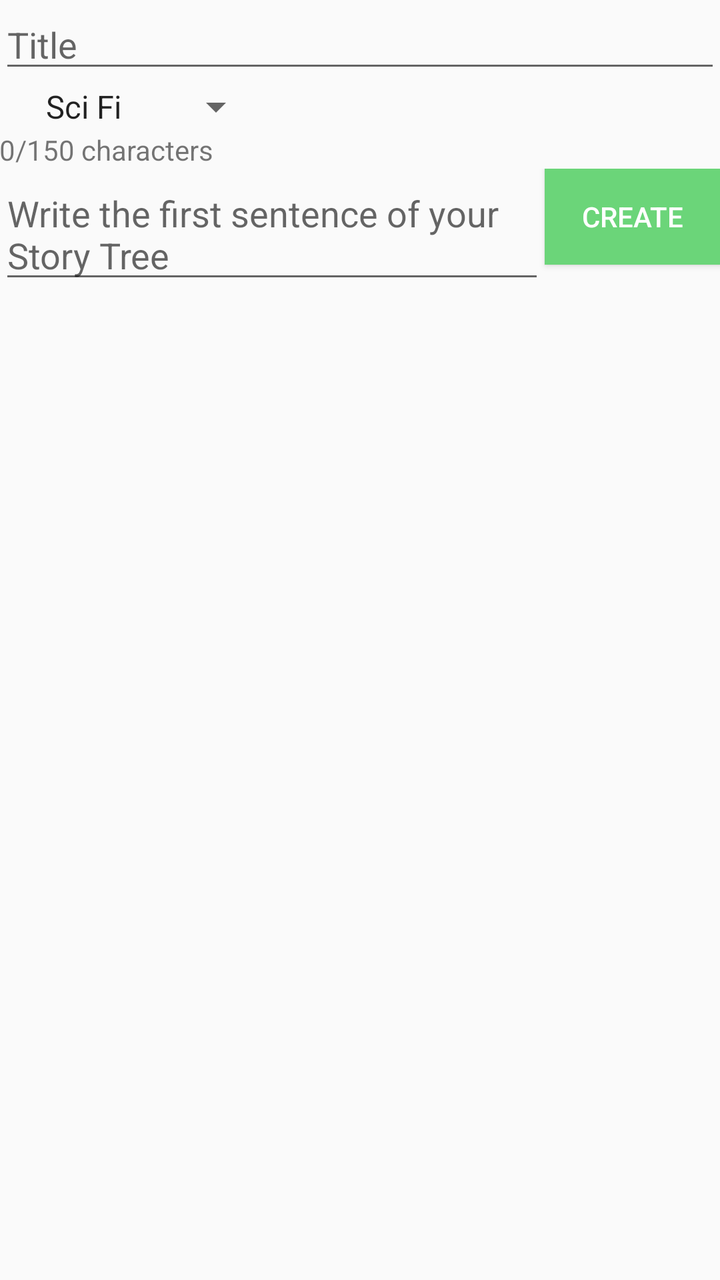
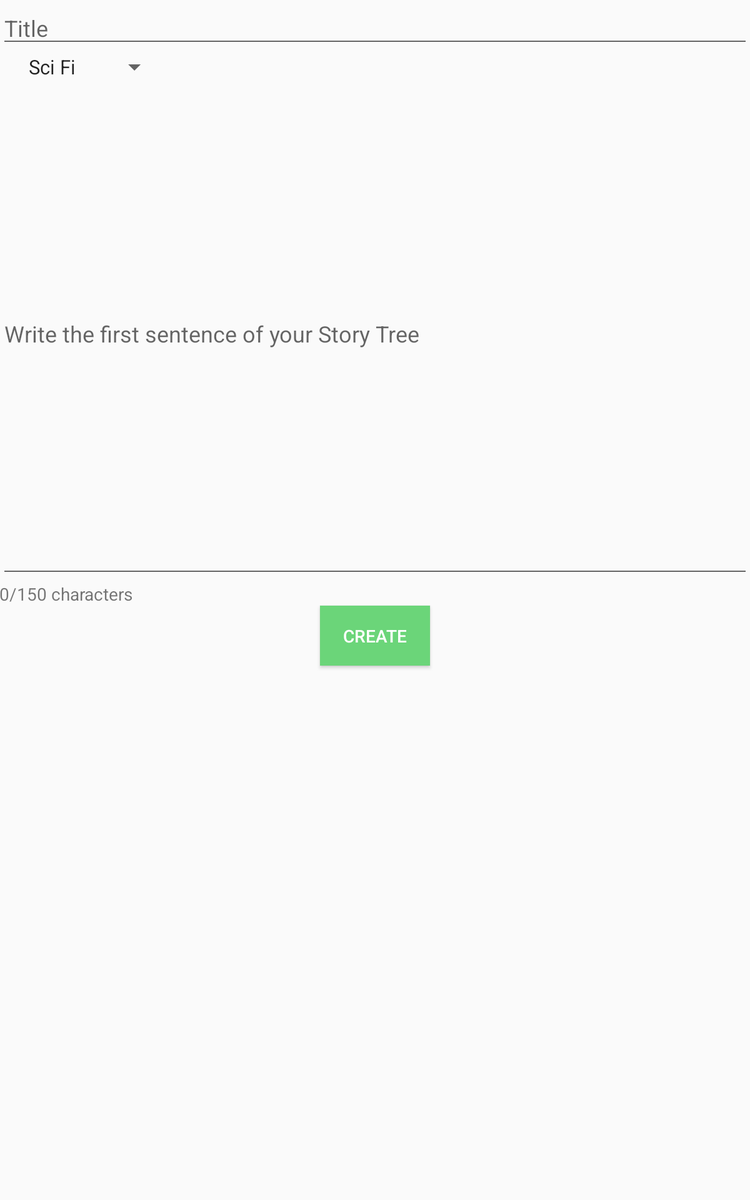

Two renders of one Android screen. The first uses the default layout on a phone; the second uses the alternative layout the repository ships for a different screen configuration, on a matching device. The two XML files are below.
<!-- AndroidManifest.xml: application theme CustomActionBarTheme -->
<!-- res/layout/activity_create_story.xml -->
<LinearLayout xmlns:android="http://schemas.android.com/apk/res/android"
    xmlns:tools="http://schemas.android.com/tools"
    android:layout_width="match_parent"
    android:layout_height="match_parent"
    android:paddingLeft="@dimen/activity_horizontal_margin"
    android:paddingRight="@dimen/activity_horizontal_margin"
    android:paddingTop="@dimen/activity_vertical_margin"
    android:paddingBottom="@dimen/activity_vertical_margin"
    android:orientation="vertical"
    tools:context="com.codeu.app.conscribo.CreateStoryActivity">

    <EditText
        android:layout_width="match_parent"
        android:layout_height="wrap_content"
        android:id="@+id/create_story_title"
        android:layout_gravity="center_horizontal"
        android:hint="@string/title"
        android:inputType="textCapSentences"/>

    <Spinner
        android:layout_width="wrap_content"
        android:layout_height="wrap_content"
        android:id="@+id/genre_spinner"
        android:entries="@array/genre_options_array"
        android:prompt="@string/genre"
        android:gravity="center_horizontal"/>

    <TextView
        android:layout_width="wrap_content"
        android:layout_height="wrap_content"
        android:textAppearance="?android:attr/textAppearanceSmall"
        android:text="@string/character_count"
        android:id="@+id/create_story_character_count" />

    <LinearLayout
        android:layout_width="match_parent"
        android:layout_height="wrap_content"
        android:orientation="horizontal">
        <EditText
            android:layout_width="match_parent"
            android:layout_height="wrap_content"
            android:hint="@string/create_story_sentence_hint"
            android:inputType="textMultiLine"
            android:ems="10"
            android:id="@+id/create_story_sentence"
            android:layout_gravity="center_horizontal"
            android:layout_weight="1"/>

        <Button
            android:layout_width="wrap_content"
            android:layout_height="wrap_content"
            android:text="@string/create"
            android:id="@+id/create_story_submit"
            android:layout_gravity="center_horizontal"
            android:textColor="#FFFFFF"
            android:background="#6bd579" />

    </LinearLayout>


</LinearLayout>
<!-- resources referenced by this layout -->
<resources>
  <array name="genre_options_array">
          <item>Sci Fi</item>
          <item>Fairy Tale</item>
          <item>Horror</item>
          <item>Mystery</item>
          <item>Fantasy</item>
          <item>Romance</item>
          <item>Satire</item>
          <item>Western</item>
          <item>Other</item>
      </array>
  <string name="character_count">0/150 characters</string>
  <string name="create">Create</string>
  <string name="create_story_sentence_hint">Write the first sentence of your Story Tree</string>
  <string name="genre">Genre</string>
  <string name="title">Title</string>
  <!-- from res/values-v14/ -->
  <style name="CustomActionBarTheme" parent="@style/Theme.AppCompat.Light.DarkActionBar">
          <item name="android:actionBarStyle">@style/MyActionBar</item>
  
          
          <item name="actionBarStyle">@style/MyActionBar</item>
      </style>
  <!-- from res/values-v14/ -->
  <style name="MyActionBar" parent="@style/Widget.AppCompat.Light.ActionBar.Solid.Inverse">
          <item name="android:background">@color/conscribo_light_green</item>
  
          
          <item name="background">@color/conscribo_light_green</item>
      </style>
  <color name="conscribo_light_green">#81C784</color>
</resources>
<!-- res/layout-large/activity_create_story.xml (the repository's variant of the layout above) -->
<!-- drawn on a 7-inch tablet held upright -->
<LinearLayout xmlns:android="http://schemas.android.com/apk/res/android"
    xmlns:tools="http://schemas.android.com/tools"
    android:layout_width="match_parent"
    android:layout_height="match_parent"
    android:paddingLeft="@dimen/activity_horizontal_margin"
    android:paddingRight="@dimen/activity_horizontal_margin"
    android:paddingTop="@dimen/activity_vertical_margin"
    android:paddingBottom="@dimen/activity_vertical_margin"
    android:orientation="vertical"
    tools:context="com.codeu.app.conscribo.CreateStoryActivity">

    <EditText
        android:layout_width="match_parent"
        android:layout_height="wrap_content"
        android:id="@+id/create_story_title"
        android:layout_gravity="center_horizontal"
        android:hint="@string/title"
        android:inputType="textCapSentences"/>

    <Spinner
        android:layout_width="wrap_content"
        android:layout_height="wrap_content"
        android:id="@+id/genre_spinner"
        android:entries="@array/genre_options_array"
        android:prompt="@string/genre"
        android:gravity="center_horizontal"/>

    <LinearLayout
        android:layout_width="match_parent"
        android:layout_height="wrap_content"
        android:orientation="horizontal">
        <EditText
            android:layout_width="match_parent"
            android:layout_height="400dp"
            android:hint="@string/create_story_sentence_hint"
            android:inputType="textMultiLine"
            android:ems="10"
            android:id="@+id/create_story_sentence"
            android:layout_gravity="center_horizontal" />

    </LinearLayout>

    <TextView
        android:layout_width="wrap_content"
        android:layout_height="wrap_content"
        android:textAppearance="?android:attr/textAppearanceSmall"
        android:text="@string/character_count"
        android:id="@+id/create_story_character_count" />

    <Button
        android:layout_width="wrap_content"
        android:layout_height="wrap_content"
        android:text="@string/create"
        android:id="@+id/create_story_submit"
        android:layout_gravity="center_horizontal"
        android:textColor="#FFFFFF"
        android:background="#6bd579" />


</LinearLayout>
